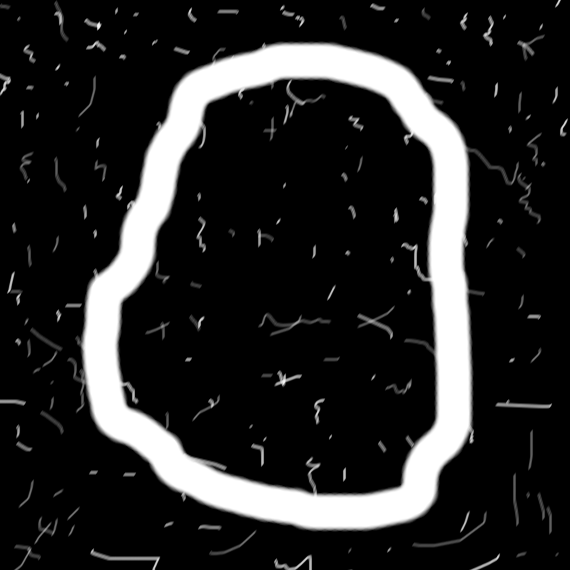
%> input picture problem10/origin/noisy_stroke.tif, 570 x 570 px; the run also reads 1 picture not shown here
$ octave problem10.m   (GNU Octave 9; MATLAB toolbox functions it lacks are replaced by stand-ins)
%> lines starting %> are read from the running program, lines starting %| are printed output that depends on the picture; in (x1, y1, x2, y2) boxes, pixels count from 0 and x2, y2 are one past the last pixel; in counts of white or black regions, pixels touching at a corner belong together; the program's own positions count from 1
### problem10/fun_getStartPoint.m
function [initial_x, initial_y] = fun_getStartPoint(binaryImage)
    [rows,cols] = size(binaryImage);
    for i=1:rows
        for j=1:cols
            if(binaryImage(i, j) == 1)
                initial_x = i;
                initial_y = j;
                return;
            end
        end
    end
end

### problem10/fun_getNextPoint.m
function [bx,by,cx,cy,di] = fun_getNextPoint(img_bi,lx,ly,kx,ky)
    dx=[0,-1,-1,-1, 0, 1,1,1,   0,-1,-1,-1, 0, 1,1,1];
    dy=[1, 1, 0,-1,-1,-1,0,1,   1, 1, 0,-1,-1,-1,0,1];

    bx = lx; by=ly; cx=kx; cy=ky; di=0;
    [rows,cols] = size(img_bi);

    for i=1:8
        if bx+dx(i)==cx && by+dy(i)==cy
            for j=i+1:i+8
                tx=bx+dx(j); ty=by+dy(j);
                if tx>=1 && tx<=rows && ty>=1 && ty<=cols
                    if img_bi(tx,ty)==1
                        bx=tx; by=ty;
                        di = j;
                        if di>8
                            di=di-8;
                        end
                        break;
                    end
                end
                cx=tx; cy=ty;
            end
            break;
        end
    end
end

### problem10/problem10.m
clc;
clear all;

%% first question
img_ori = imread('origin/noisy_stroke.tif');
%> img_ori is the input picture: size 570x570 uint8; min 0, max 255, mean 40.4
img_ori = medfilt2(img_ori, [12, 12]); % smooth
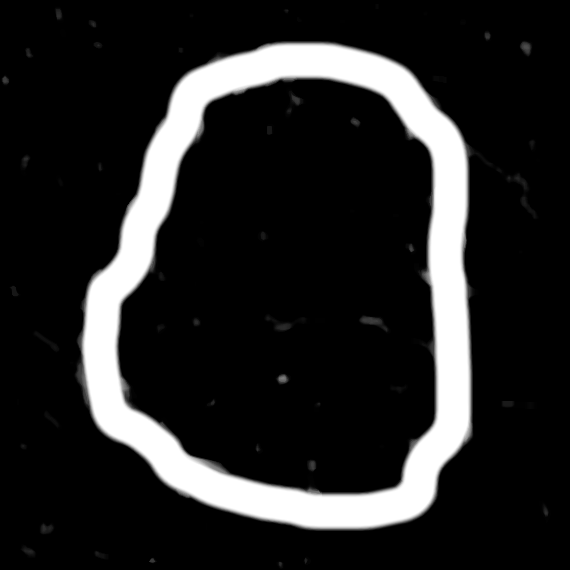
%> img_ori: size 570x570 uint8; min 0, max 255, mean 37.2
l1 = graythresh(img_ori);
%> l1 = 0.478
img_bi = im2bw(img_ori ,l1);
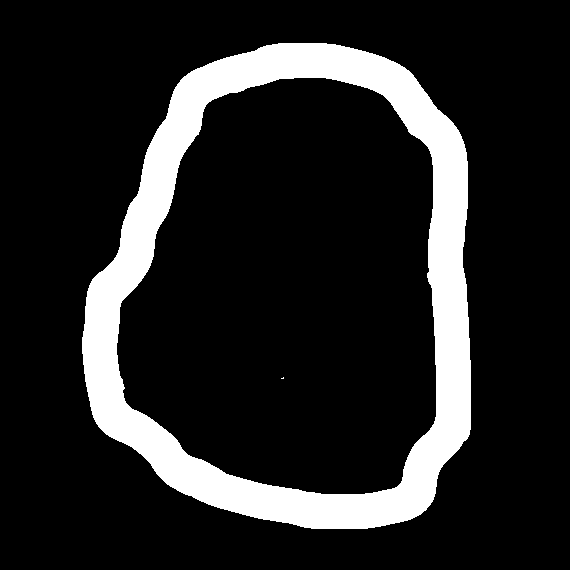
%> img_bi: size 570x570 logical; 14.6% white; 2 white regions (1 under 20 px), largest, box (x1, y1, x2, y2) and area: (82, 43, 471, 529) 47446

[m,n] = size(img_bi);
%> m = 570; n = 570

% boudary
boundary = zeros(m, n);
[initial_x,initial_y] = fun_getStartPoint(img_bi);
%> initial_x = 44; initial_y = 279
lx = initial_x; ly = initial_y; kx = initial_x; ky = initial_y - 1;
%> after `lx = initial_x`: lx = 44
%> after `ly = initial_y`: ly = 279
%> after `kx = initial_x`: kx = 44
%> after `ky = initial_y - 1`: ky = 278
[l1x,l1y,k1x,k1y] = fun_getNextPoint(img_bi,lx,ly,kx,ky);
%> in fun_getNextPoint, `bx = lx`: bx = 44
%> in fun_getNextPoint, `by=ly`: by = 279
%> in fun_getNextPoint, `cx=kx`: cx = 44
%> in fun_getNextPoint, `cy=ky`: cy = 278
%> after the loop in fun_getNextPoint, `for i=1:8`: bx = 45; by = 278; di = 6; tx = 45; ty = 278
%> l1x = 45; l1y = 278; k1x = 44; k1y = 278
while (true)
    boundary(lx, ly) = 1;
    [lx,ly,kx,ky] = fun_getNextPoint(img_bi,lx,ly,kx,ky);
    if lx==initial_x && ly==initial_y
        [l2x,l2y,k2x,k2y]=fun_getNextPoint(img_bi,lx,ly,kx,ky);
        if l2x==l1x && l2y==l1y
            break;
        end
    end
end
%> this loop made 1350 passes
%> (lx, ly, kx, ky) on passes 1 to 3: (45, 278, 44, 278), (45, 277, 44, 277), (45, 276, 44, 276)
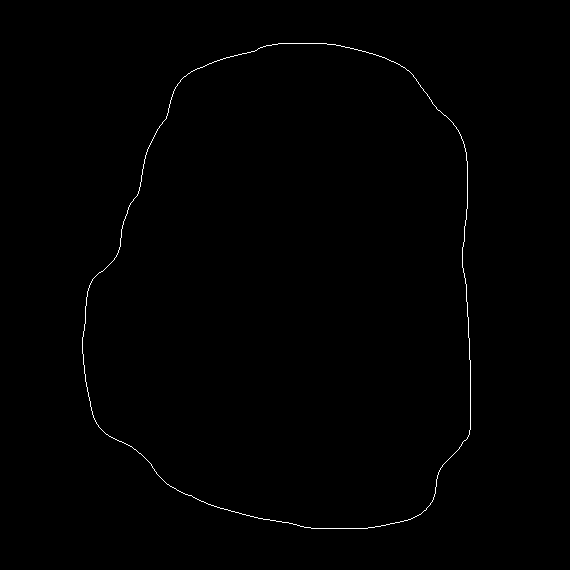
%> boundary: size 570x570 double; values 0 (black) and 1 (white), 0.42% white in thin lines or dots, all inside (x1, y1, x2, y2) = (82, 43, 471, 529)
%> after the loop, k2x = 44; k2y = 278; kx = 43; ky = 279; l2x = 45; l2y = 278; lx = 44; ly = 279
% grid
density = 28;
biggrid = zeros(m, n);
gridrows = floor(m/density);
%> gridrows = 20
gridcols = floor(n/density);
%> gridcols = 20
grid = zeros(gridrows,gridcols);
for i=1:m
    for j=1:n
        if(boundary(i, j) == 1)
            grid_x = floor(gridrows*i/m);
            grid_y = floor(gridcols*j/n);
            biggrid_x = floor(grid_x/gridrows*m);
            biggrid_y = floor(grid_y/gridcols*n);
            grid(grid_x,grid_y) = 1;
            biggrid(biggrid_x, biggrid_y) = 1;
        end
    end
end
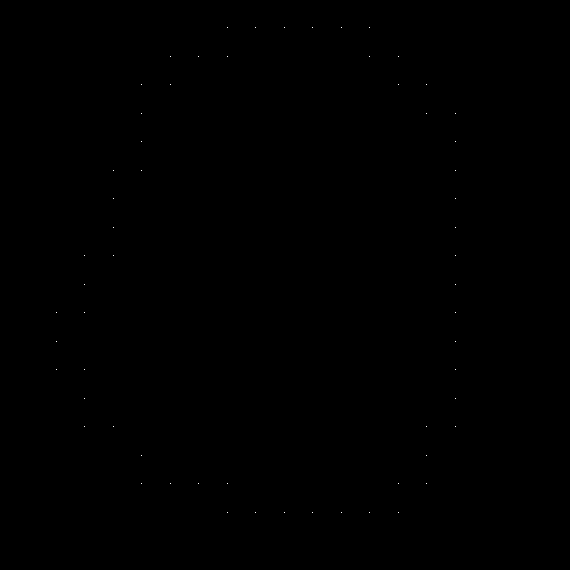
%> biggrid: size 570x570 double; values 0 (black) and 1 (white), 0.02% white in thin lines or dots, all inside (x1, y1, x2, y2) = (56, 27, 456, 513)
%> after the loop, biggrid_x = 513; biggrid_y = 342; grid_x = 18; grid_y = 12
figure(1);
subplot(221); imshow(img_ori); title('Original smoothed image');
subplot(222); imshow(boundary,[]); title('Boundary');
subplot(223); imshow(biggrid,[]); title('Big-grid');
subplot(224); imshow(grid,[]); title('Grid');
saveas(figure(1), 'outimage/original somthed image, boundary,Big-grid and Grid image.jpg');

% code and difference code
code = []; differentCode = []; count = 0;
[initial_x,initial_y] = fun_getStartPoint(grid);
%> initial_x = 1; initial_y = 8
lx = initial_x; ly = initial_y; kx = initial_x; ky = initial_y - 1; di=0;
%> after `lx = initial_x`: lx = 1
%> after `ly = initial_y`: ly = 8
%> after `kx = initial_x`: kx = 1
%> after `ky = initial_y - 1`: ky = 7
[l1x,l1y,k1x,k1y]=fun_getNextPoint(grid,lx,ly,kx,ky);
%> l1x = 2; l1y = 7; k1x = 1; k1y = 7
while 1
    [lx,ly,kx,ky,di] = fun_getNextPoint(grid,lx,ly,kx,ky);
    count= count+1;
    code = [code,di];
    if count>=2
        tmp = code(count)-code(count-1);
        if tmp<0
            tmp=tmp+8;
        end;
        differentCode = [differentCode,tmp];
    end
    if lx==initial_x && ly==initial_y
        [l2x,l2y,k2x,k2y]=fun_getNextPoint(grid,lx,ly,kx,ky);
        if l2x==l1x && l2y==l1y
            break;
        end
    end
end
%> this loop made 49 passes
%> (lx, ly, kx, ky) on pass 3: (3, 5, 2, 5)
%> (lx, ly, kx, ky) on pass 2: (2, 6, 1, 6)
tmp = code(1)-code(count);
if tmp < 0
    tmp = tmp+8;
end
differentCode = [differentCode,tmp];
display(num2str(code));
%| 6  5  6  7  7  6  7  7  6  7  6  7  7  8  7  1  8  7  1  1  8  1  1  1  1  1  1  2  3  2  3  3  3  3  3  3  3  3  3  3  3  4  4  4  5  5  5  5  5
display(num2str(differentCode));
%| 7  1  1  0  7  1  0  7  1  7  1  0  1  7  2  7  7  2  0  7  1  0  0  0  0  0  1  1  7  1  0  0  0  0  0  0  0  0  0  0  1  0  0  1  0  0  0  0  1

%% second question
pic1 = imread('origin/WashingtonDC_Band1.tif');
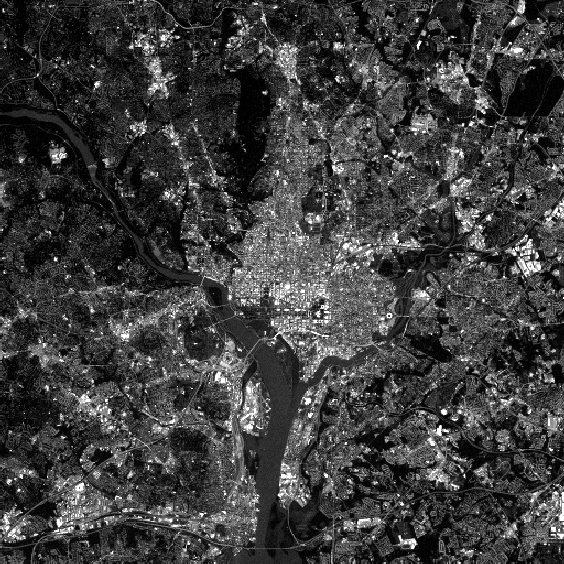
%> input picture problem10/origin/WashingtonDC_Band1.tif, 564 x 564 px
%> pic1 is the input picture: size 564x564 uint8; min 0, max 255, mean 62
pic2 = imread('origin/WashingtonDC_Band2.tif');
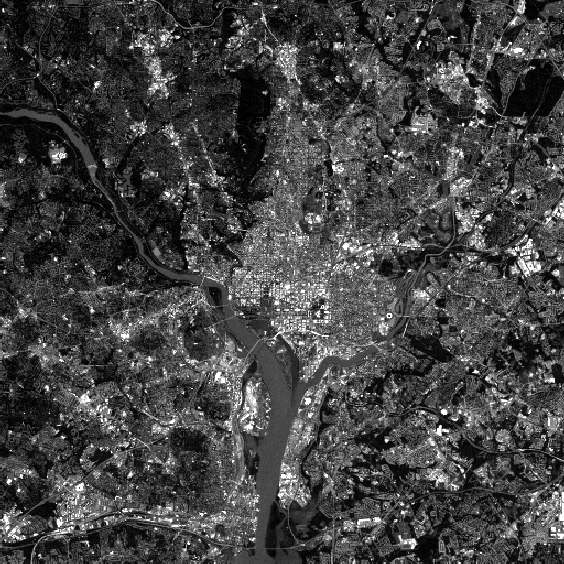
%> input picture problem10/origin/WashingtonDC_Band2.tif, 564 x 564 px
%> pic2 is the input picture: size 564x564 uint8; min 0, max 255, mean 67.5
pic3 = imread('origin/WashingtonDC_Band3.tif');
pic4 = imread('origin/WashingtonDC_Band4.tif');
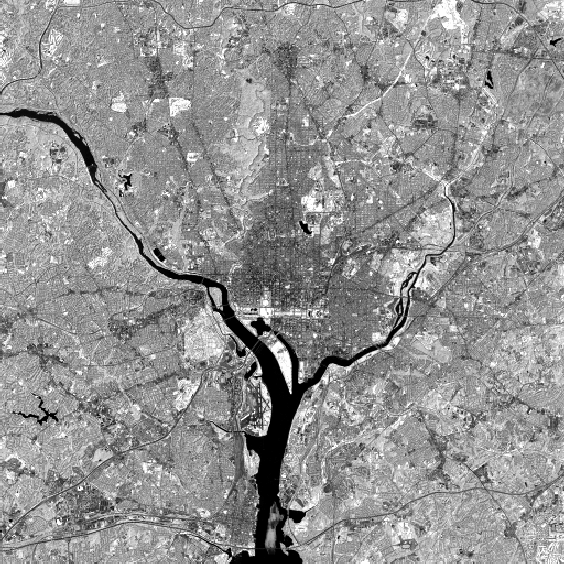
%> input picture problem10/origin/WashingtonDC_Band4.tif, 564 x 564 px
%> pic4 is the input picture: size 564x564 uint8; min 0, max 254, mean 146.2
%> (the run ends here)
